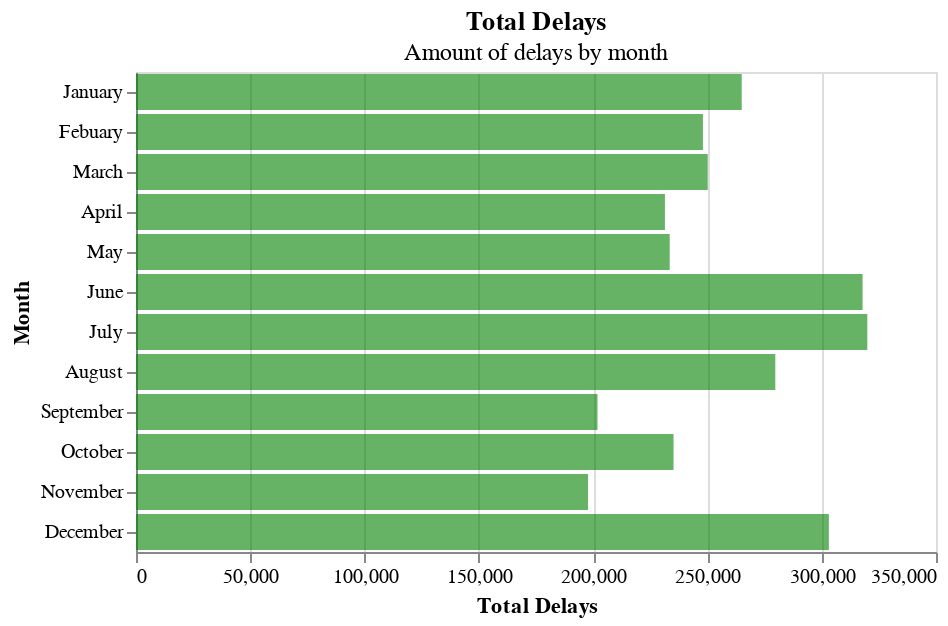

The notebook cell saved with this chart:
### Code cell
# chart code from q1
q2_chart = (alt.Chart(q2_table)
    .mark_bar(color='green', opacity=0.6)
    .encode(
        x = alt.X('total_delays', axis=alt.Axis(title = 'Total Delays')), 
        y = alt.Y('month', axis=alt.Axis(title='Month'), sort=['January', 'Febuary', 'March', 'April', 'May', 'June', 'July', 'August', 'September', 'October', 'November', 'December']))
    .properties(width=400,
                title= {'text': 'Total Delays', 'subtitle': 'Amount of delays by month'}
                )
    )
q2_chart

### Figure 1 — Vega-Lite specification as saved in the notebook (floating-point values rounded to 4 significant figures)
{"config": {"view": {"continuousWidth": 400, "continuousHeight": 300}}, "data": {"name": "data-7817c091857326c46b795c821c879ca6"}, "mark": {"type": "bar", "color": "green", "opacity": 0.6}, "encoding": {"x": {"type": "quantitative", "axis": {"title": "Total Delays"}, "field": "total_delays"}, "y": {"type": "nominal", "axis": {"title": "Month"}, "field": "month", "sort": ["January", "Febuary", "March", "April", "May", "June", "July", "August", "September", "October", "November", "December"]}}, "title": {"text": "Total Delays", "subtitle": "Amount of delays by month"}, "width": 400, "$schema": "https://vega.github.io/schema/vega-lite/v4.8.1.json", "datasets": {"data-7817c091857326c46b795c821c879ca6": [{"month": "April", "total_flights": 1259723, "total_delays": 231408, "total_delay_min": 13667654, "prop_delays": 0.1837, "avg_delay_hrs": 0.9844}, {"month": "August", "total_flights": 1335158, "total_delays": 279699, "total_delay_min": 16906565, "prop_delays": 0.2095, "avg_delay_hrs": 1.007}, {"month": "December", "total_flights": 1180278, "total_delays": 303133, "total_delay_min": 18821267, "prop_delays": 0.2568, "avg_delay_hrs": 1.035}, {"month": "Febuary", "total_flights": 1115814, "total_delays": 248033, "total_delay_min": 14753955, "prop_delays": 0.2223, "avg_delay_hrs": 0.9914}, {"month": "January", "total_flights": 1193018, "total_delays": 265001, "total_delay_min": 16152667, "prop_delays": 0.2221, "avg_delay_hrs": 1.016}, {"month": "July", "total_flights": 1371741, "total_delays": 319960, "total_delay_min": 20465456, "prop_delays": 0.2333, "avg_delay_hrs": 1.066}, {"month": "June", "total_flights": 1305663, "total_delays": 317895, "total_delay_min": 20338750, "prop_delays": 0.2435, "avg_delay_hrs": 1.066}, {"month": "March", "total_flights": 1213370, "total_delays": 250142, "total_delay_min": 14942262, "prop_delays": 0.2062, "avg_delay_hrs": 0.9956}, {"month": "May", "total_flights": 1227795, "total_delays": 233494, "total_delay_min": 13637705, "prop_delays": 0.1902, "avg_delay_hrs": 0.9735}, {"month": "November", "total_flights": 1185434, "total_delays": 197768, "total_delay_min": 11112089, "prop_delays": 0.1668, "avg_delay_hrs": 0.9365}, {"month": "October", "total_flights": 1301612, "total_delays": 235166, "total_delay_min": 13109792, "prop_delays": 0.1807, "avg_delay_hrs": 0.9291}, {"month": "September", "total_flights": 1227208, "total_delays": 201905, "total_delay_min": 11495811, "prop_delays": 0.1645, "avg_delay_hrs": 0.9489}]}}
